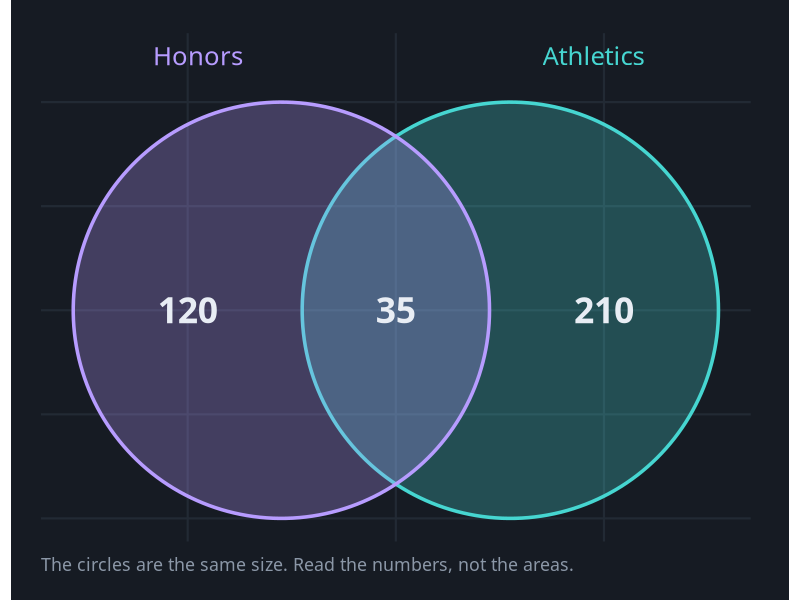
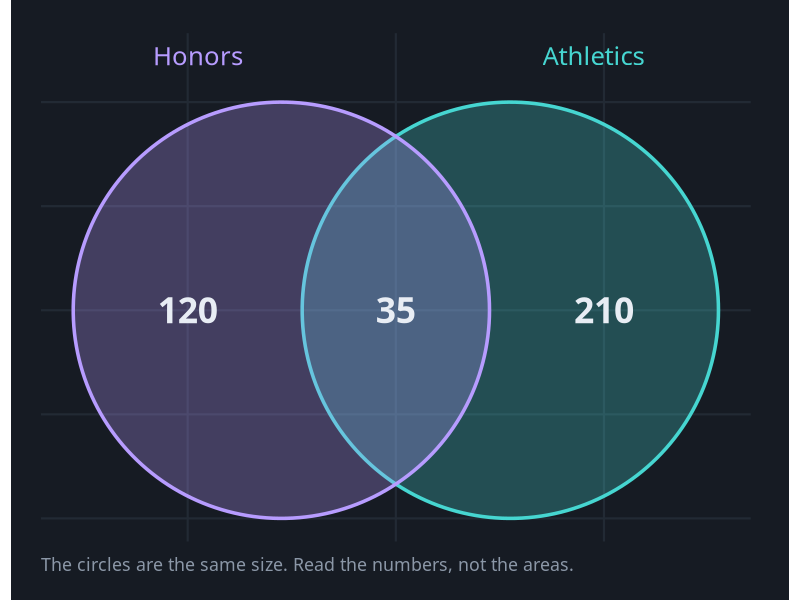

These charts were generated, in order, by the following R code:
# Venn Diagram
# Question: How many students are in honors, athletics, or both?
# Put this script and venn.csv in the same folder, then in RStudio choose
# Session > Set Working Directory > To Source File Location.

library(tidyverse)

# ---- Gallery look: dark background, soft gray text ----
font <- "IBM Plex Sans"   # use "sans" if IBM Plex Sans is not installed
ink  <- "#8B97A7"

theme_gallery <- function() {
  theme_minimal(base_size = 16, base_family = font) +
    theme(
      plot.background  = element_rect(fill = "#161B23", color = NA),
      panel.grid.major = element_line(color = "#222A34"),
      panel.grid.minor = element_blank(),
      text             = element_text(color = ink),
      axis.text        = element_text(color = ink),
      legend.position  = "top",
      legend.title     = element_blank(),
      plot.margin      = margin(24, 28, 18, 18)
    )
}

df <- read_csv("venn.csv", show_col_types = FALSE)

# Two equal circles, each drawn as a shape with 200 corners
circle <- function(x0, label) {
  t <- seq(0, 2 * pi, length.out = 200)
  tibble(x = x0 + cos(t), y = sin(t), group = label)
}
circles <- bind_rows(circle(-0.55, "Honors"), circle(0.55, "Athletics"))

# Where each count is written
spots <- tibble(region = c("Honors only", "Both", "Athletics only"),
                x = c(-1.0, 0, 1.0)) |>
  left_join(df, by = "region")

pal <- c("Honors" = "#B79CFF", "Athletics" = "#46D6D1")

p <- ggplot() +
  geom_polygon(data = circles, aes(x, y, group = group, fill = group, color = group),
               alpha = 0.28, linewidth = 1.2) +
  geom_text(data = spots, aes(x = x, y = 0, label = scales::comma(students)),
            color = "#E8EDF4", family = font, fontface = "bold", size = 9) +
  annotate("text", x = c(-0.95, 0.95), y = 1.22, label = c("Honors", "Athletics"),
           color = c("#B79CFF", "#46D6D1"), family = font, size = 6.5) +
  scale_fill_manual(values = pal) +
  scale_color_manual(values = pal) +
  coord_equal(clip = "off") +
  labs(caption = "The circles are the same size. Read the numbers, not the areas.") +
  theme_gallery() +
  theme(axis.text = element_blank(), axis.title = element_blank(), panel.grid = element_blank(),
        legend.position = "none", plot.caption = element_text(color = ink, hjust = 0))

ggsave("venn.png", p, width = 9, height = 6, dpi = 200)
p
